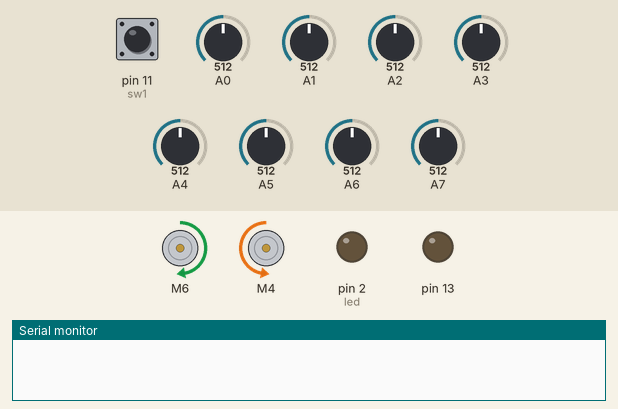
Bench run of a sketch on a simulated Arduino Nano, built with avr-gcc and run on an emulated ATmega328P. On the bench: 2 × DC motor (green arrow = forward, orange = backward, longer = faster), output pins drawn as LEDs (lit = HIGH), the last lines printed to the serial monitor. Inputs (shaded band) come from the test bench; at power-on: pin 11 (sw1) LOW, A0 = 512, A1 = 512, A2 = 512, A3 = 512, A4 = 512, A5 = 512, A6 = 512, A7 = 512.

Above: at 0.9 s.
At 4.65 s:
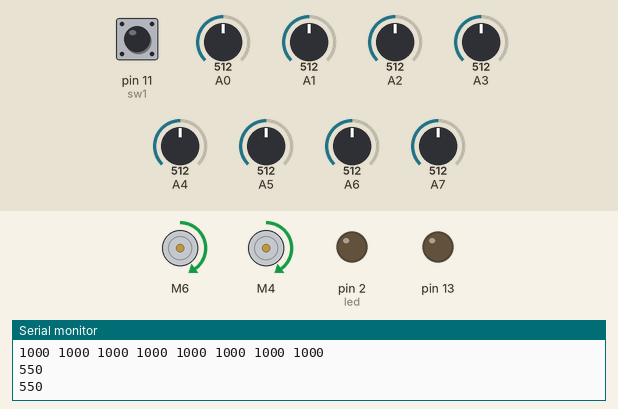
4.8 s: pin 11 (sw1) pulled HIGH for 3.2 s
At 8.01 s:
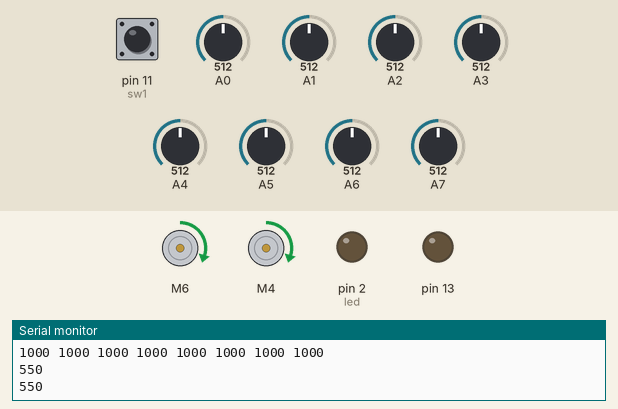
Timing chart, 0 to 15.5 s (numbered marks = the images above; inputs shaded):
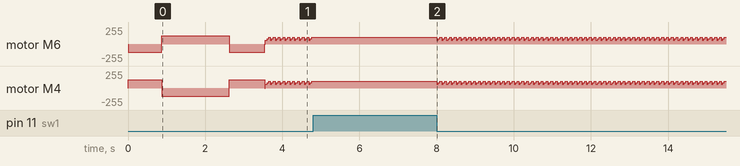

The sketch:

lineFollowerPid.ino
```cpp
// Download below two library on your arduino IDE you will get this from google
#include <SparkFun_TB6612.h>  // This libaray is for sparkfun motor driver
#include <QTRSensors.h>       // It is for qtr sensors

// Initialization of the motors
#define AIN1 6
#define BIN1 4
#define AIN2 7
#define BIN2 5
#define PWMA 9
#define PWMB 3
#define STBY 8

const int offsetA = 1;
const int offsetB = 1;

// Initialization of the controls
#define sw1 11
#define sw2 12
#define led 2
int s1;


// Initialization of sensors
#define NUM_SENSORS 8
unsigned int sensors1[8];
int thr[8];

// Initialization of PID parameter
#define MaxSpeed 250
#define BaseSpeed 250
int lastError = 0;
float kp = 0.1;    // It fully depends on the bot system
float kd = 0.3;    // Please follow the method provided in instructables to get your values
int last_pos = 3500;


// Creating the instance of class for motor and senors
Motor motor1 = Motor(AIN1, AIN2, PWMA, offsetA, STBY);
Motor motor2 = Motor(BIN1, BIN2, PWMB, offsetB, STBY);
QTRSensors qtra;

void setup()
{
  qtra.setTypeAnalog();
  qtra.setSensorPins((const uint8_t[]) {   // QTR8 sensor setup
    A0, A1, A2, A3, A4, A5, A6, A7
  }, NUM_SENSORS);

  pinMode(sw1, INPUT);
  pinMode(sw2, INPUT);
  pinMode(led, OUTPUT);     // Control pin setup
  pinMode(13, OUTPUT);
  digitalWrite(10, HIGH);
  digitalWrite(13, LOW);

  Serial.begin(9600);


  s1 = digitalRead(sw1);
  while (s1 == HIGH)
  {
    s1 = digitalRead(sw1);      // Calibration phase where the bot get calibrated after pressing s1 switch
  }
  calibration();

}
void loop() {
  forward(motor1, motor2, 60);
  delay(40);
  forward(motor1, motor2, 80);
  delay(40);                              // For graduly increasing speed so that bot dose not get direct high speed at the start
  forward(motor1, motor2, 100);
  delay(40);
  s1 = digitalRead(sw1);
  while (s1 == HIGH)
  {
    s1 = digitalRead(sw1);      //s1 to start following line
  }
  follow_segment1();
}
void calibration()
{

  for (int i = 0; i <= 100; i++)
  {

    if (i < 25 || i >= 75)
    {
      left(motor1, motor2, 255); //Left turn

    }
    else
    {

      right(motor1, motor2, 255); //Right turn
    }

    qtra.calibrate();
    delay(10);
  }  // end calibration cycle
  brake(motor1, motor2);
  for (int i = 0; i < NUM_SENSORS; i++)
  {
    Serial.print(qtra.calibrationOn.minimum[i]);
    Serial.print(' ');
    thr[i] = (qtra.calibrationOn.minimum[i] + qtra.calibrationOn.maximum[i]) / 2;
    // Calculating the threshold value for making the decision above thr black line and below white line
  }

  Serial.println();
  for (int i = 0; i < NUM_SENSORS; i++)
  {
    Serial.print(qtra.calibrationOn.maximum[i]);
    Serial.print(' ');
  }
  Serial.println();
  Serial.println(thr[0]);
  Serial.println(thr[7]);

}


void follow_segment1()
{
    int position = qtra.readLineWhite(sensors1);       // FOR BLACK LINE FOLLOWER JUST REPLACE White WITH Black
    int error =  3500 - position;
    int motorSpeed = kp * error + kd * (error - lastError);
    lastError = error;
    int rightMotorSpeed = BaseSpeed - motorSpeed;
    int leftMotorSpeed = BaseSpeed + motorSpeed;
    if (rightMotorSpeed > MaxSpeed ) rightMotorSpeed = MaxSpeed;
    if (leftMotorSpeed > MaxSpeed ) leftMotorSpeed = MaxSpeed;
    if (rightMotorSpeed < 0)rightMotorSpeed = 0;
    if (leftMotorSpeed < 0)leftMotorSpeed = 0;
    motor1.drive(rightMotorSpeed);
    motor2.drive(leftMotorSpeed);
    delay(1);
  }
```
